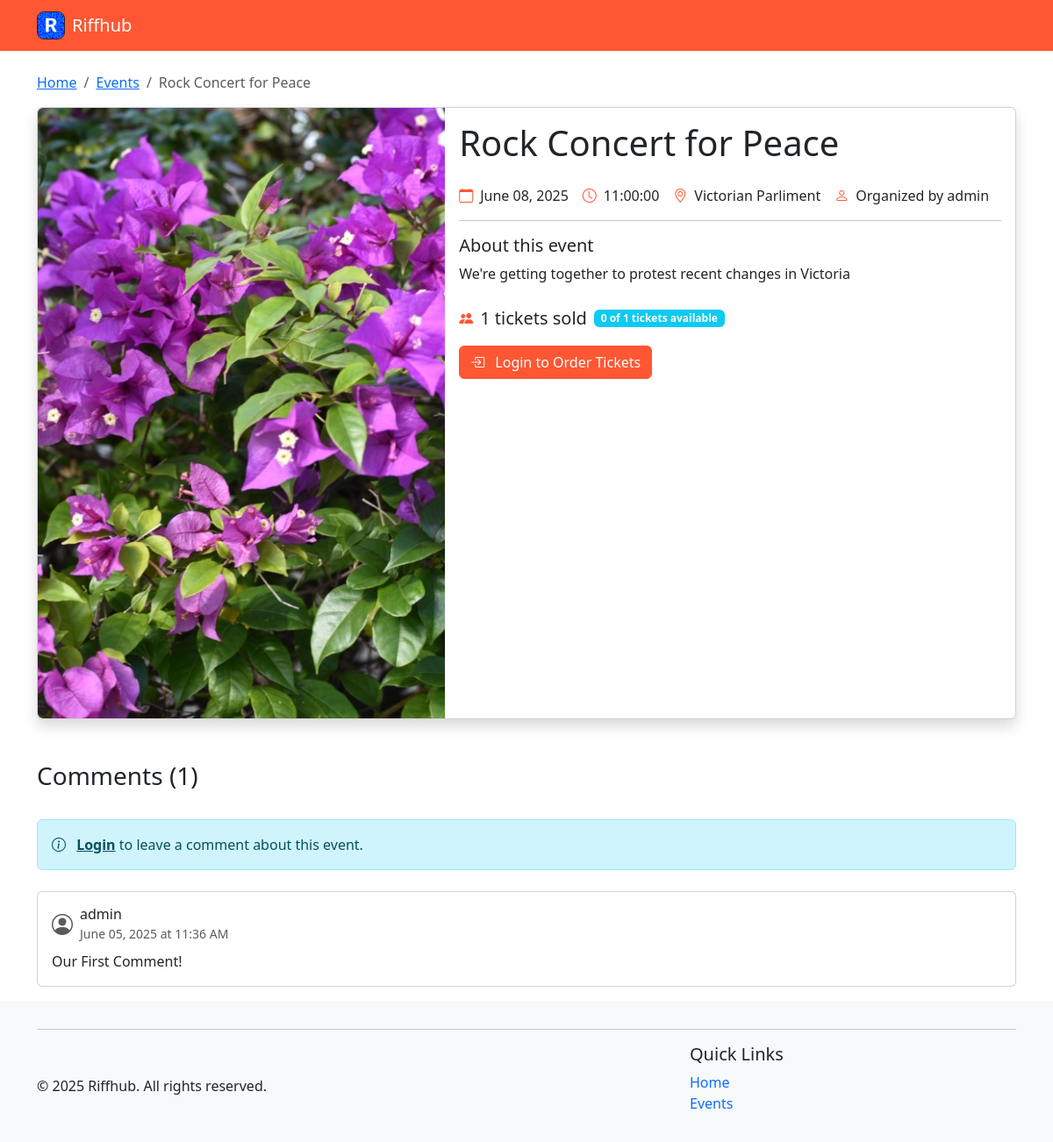
The page /events/3 on the database as committed earlier.
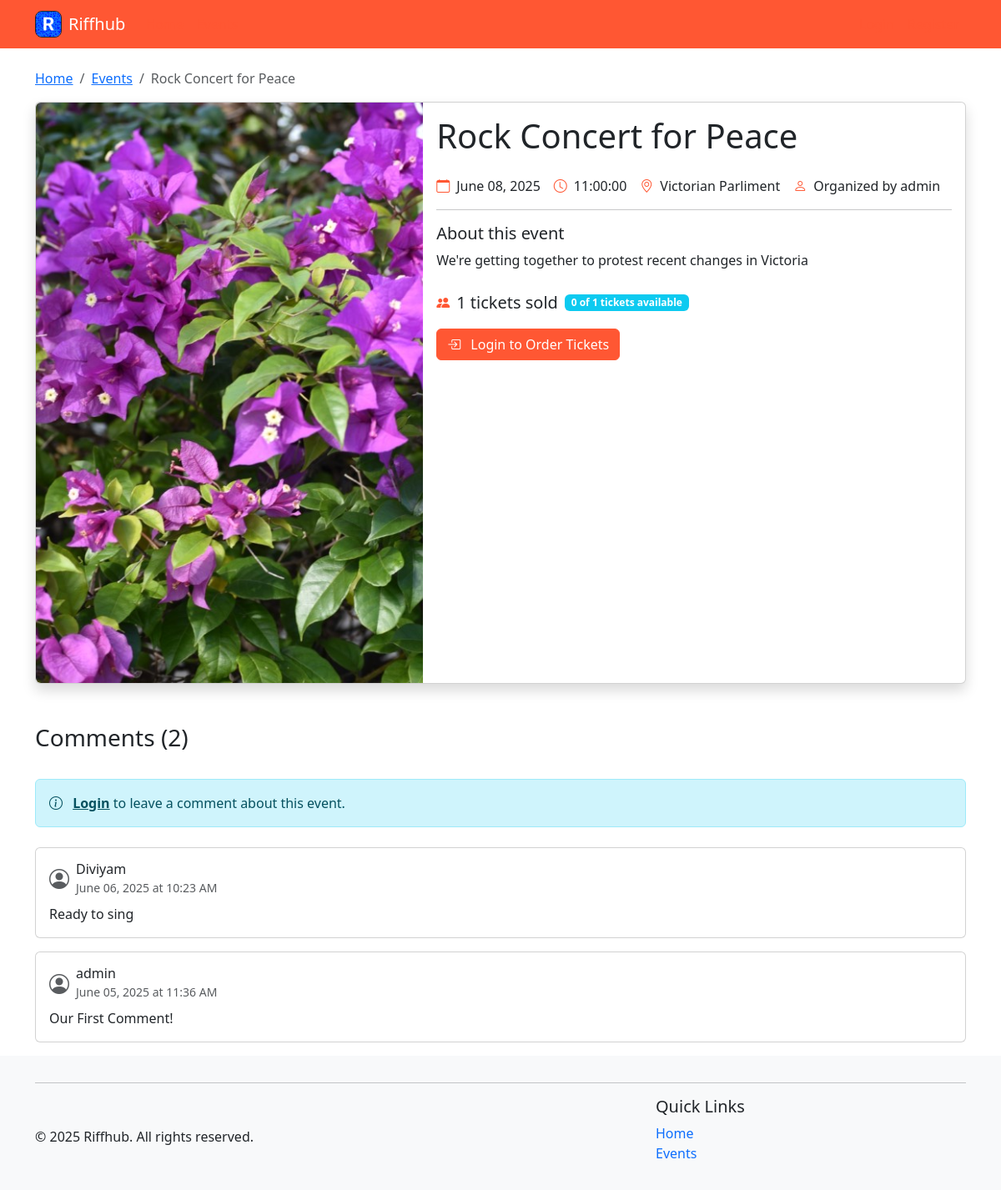
The same page on the database as committed later.
### riffhub/models.py (models this page shows, shortened)
class Event(db.Model):
    __tablename__ = 'events'
    id = db.Column(db.Integer, primary_key=True)
    title = db.Column(db.String(120), nullable=False)
    description = db.Column(db.Text)
    genre_id = db.Column(db.Integer, db.ForeignKey('genres.id'))
    date = db.Column(db.Date, nullable=False)
    time = db.Column(Time, nullable=False)
    location = db.Column(db.String(120))
    image = db.Column(db.String(255))
    capacity = db.Column(db.Integer, default=0)  # 0 means unlimited capacity
    price = db.Column(db.Double, default=0)  # 0 means free entry
    organizer_id = db.Column(db.Integer, db.ForeignKey('users.id'))
    created_at = db.Column(db.DateTime, default=datetime.utcnow)
    tickets = db.relationship('Ticket', backref='event', lazy='dynamic', cascade='all, delete-orphan')
    comments = db.relationship('Comment', backref='event', lazy='dynamic', cascade='all, delete-orphan')
    performances = db.relationship('Performance', backref='event', lazy='dynamic', cascade='all, delete-orphan')
    @property
    def ticket_count(self):
        from riffhub.models import Order  # Import here to avoid circular imports
        return db.session.query(db.func.sum(Ticket.quantity))\
            .join(Order)\
            .filter(Ticket.event_id == self.id)\
            .filter(Order.status == 'completed')\
            .scalar() or 0
    @property
    def available_tickets(self):
        if self.capacity <= 0:  # Unlimited capacity
            return None
        return max(0, self.capacity - self.ticket_count)

class User(db.Model):
    __tablename__ = 'users'
    id = db.Column(db.Integer, primary_key=True)
    username = db.Column(db.String(80), unique=True, nullable=False)
    email = db.Column(db.String(120), unique=True, nullable=False)
    password_hash = db.Column(db.String(128), nullable=False)
    created_at = db.Column(db.DateTime, default=datetime.utcnow)
    events = db.relationship('Event', backref='organizer', lazy='dynamic', cascade='all, delete-orphan')
    orders = db.relationship('Order', backref='user', lazy='dynamic', cascade='all, delete-orphan')
    comments = db.relationship('Comment', backref='user', lazy='dynamic', cascade='all, delete-orphan')
    bands = db.relationship('Band', backref='user', lazy='dynamic', cascade='all, delete-orphan')
    genres = db.relationship('Genre', backref='user', lazy='dynamic', cascade='all, delete-orphan')
    @property
    def password(self):
        raise AttributeError('password is not a readable attribute')

class Comment(db.Model):
    __tablename__ = 'comments'
    id = db.Column(db.Integer, primary_key=True)
    user_id = db.Column(db.Integer, db.ForeignKey('users.id'), nullable=False)
    event_id = db.Column(db.Integer, db.ForeignKey('events.id'), nullable=False)
    body = db.Column(db.Text, nullable=False)
    created_at = db.Column(db.DateTime, default=datetime.utcnow)

### riffhub/blueprints/events/routes.py (the view, shortened to what this page needs)
@bp.route('/<int:event_id>')
def detail(event_id):
    event = Event.query.get_or_404(event_id)
    has_tickets = False
    ticket_count = 0
    comments = Comment.query.filter_by(event_id=event_id).order_by(Comment.created_at.desc()).all()
    comment_form = None
    if 'user_id' in session:
        comment_form = CommentForm()
    current_date = date.today()
    return render_template('detail.html',
                          event=event,
                          has_tickets=has_tickets,
                          ticket_count=ticket_count,
                          comments=comments,
                          comment_form=comment_form,
                          current_date=current_date)

### riffhub/helpers.py (called while the page is built)
def utility_processor():
    def format_date(date_str):
        try:
            if isinstance(date_str, str):
                date_obj = datetime.strptime(date_str, '%Y-%m-%d')
                return date_obj.strftime('%B %d, %Y')
            return date_str.strftime('%B %d, %Y')
        except:
            return date_str
    return dict(format_date=format_date, now=datetime.now())

### riffhub/blueprints/events/templates/detail.html (shortened to what this page needs)
{% extends "base.html" %}
{% block content %}
<nav aria-label="breadcrumb">
    <ol class="breadcrumb">
        <li class="breadcrumb-item"><a href="{{ url_for('main.index') }}">Home</a></li>
        <li class="breadcrumb-item"><a href="{{ url_for('events.list') }}">Events</a></li>
        <li class="breadcrumb-item active" aria-current="page">{{ event.title }}</li>
    </ol>
</nav>
<div class="card shadow mb-4">
    <div class="row g-0">
        {% if event.image %}
        <div class="col-md-5">
            <img src="{{ url_for('static', filename='uploads/' + event.image) }}" class="img-fluid rounded-start"
                alt="{{ event.title }}" style="width: 100%; height: 100%; object-fit: cover;">
        </div>
        {% endif %}
        <div class="col-md-{% if event.image %}7{% else %}12{% endif %}">
            <div class="card-body">
                <div class="d-flex justify-content-between align-items-start">
                    <h1 class="card-title">{{ event.title }}</h1>
                </div>
                <div class="d-flex flex-wrap gap-3 my-3">
                    <div class="d-flex align-items-center">
                        <i class="bi bi-calendar me-2 text-primary"></i>
                        <span>{{ format_date(event.date) }}</span>
                    </div>
                    {% if event.time %}
                    <div class="d-flex align-items-center">
                        <i class="bi bi-clock me-2 text-primary"></i>
                        <span>{{ event.time }}</span>
                    </div>
                    {% endif %}
                    {% if event.location %}
                    <div class="d-flex align-items-center">
                        <i class="bi bi-geo-alt me-2 text-primary"></i>
                        <span>{{ event.location }}</span>
                    </div>
                    {% endif %}
                    <div class="d-flex align-items-center">
                        <i class="bi bi-person me-2 text-primary"></i>
                        <span>Organized by {{ event.organizer.username }}</span>
                    </div>
                </div>
                <hr>
                <h5>About this event</h5>
                <p class="card-text">{{ event.description.replace('\n', '<br>') | safe }}</p>
                <div class="mt-4">
                    <div class="d-flex align-items-center mb-3">
                        <i class="bi bi-people-fill me-2 text-primary"></i>
                        <span class="fs-5">{{ event.ticket_count }} tickets sold</span>
                        {% if event.capacity > 0 %}
                        <span class="badge bg-info ms-2">
                            {{ event.available_tickets }} of {{ event.capacity }} tickets available
                        </span>
                        {% endif %}
                    </div>
                    {% if session.user_id %}
                    {% if has_tickets %}
                    <div class="alert alert-success mb-3">
                        <i class="bi bi-check-circle me-2"></i>
                        You have {{ ticket_count }} ticket(s) for this event
                    </div>
                    <form action="{{ url_for('events.cancel_tickets', event_id=event.id) }}" method="post"
                        onsubmit="return confirm('Are you sure you want to cancel your tickets?');">
                        <input type="hidden" name="csrf_token" value="{{ csrf_token() }}" />
                        <button type="submit" class="btn btn-outline-danger">
                            <i class="bi bi-calendar-x me-2"></i> Cancel My Tickets
                        </button>
                    </form>
                    {% elif not event.is_full %}
                    <a href="{{ url_for('events.order_tickets', event_id=event.id) }}" class="btn btn-primary">
                        <i class="bi bi-ticket-perforated me-2"></i> Order Tickets
                    </a>
                    {% else %}
                    <div class="alert alert-warning">
                        <i class="bi bi-exclamation-triangle me-2"></i>
                        This event is sold out
                    </div>
                    {% endif %}
                    {% else %}
                    <a href="{{ url_for('auth.login') }}" class="btn btn-primary">
                        <i class="bi bi-box-arrow-in-right me-2"></i> Login to Order Tickets
                    </a>
                    {% endif %}
                </div>
            </div>
        </div>
    </div>
</div>
<div class="mt-5">
    <div class="d-flex justify-content-between align-items-center mb-4">
        <h3>Comments ({{ comments|length }})</h3>
    </div>
    {% if session.user_id and comment_form %}
    <div class="card mb-4">
        <div class="card-body">
            <h5 class="card-title">Add a Comment</h5>
            <form method="POST" action="{{ url_for('events.add_comment', event_id=event.id) }}">
                {{ comment_form.hidden_tag() }}
                <div class="mb-3">
                    {{ comment_form.body.label(class="form-label") }}
                    {{ comment_form.body(class="form-control", rows="3", placeholder="Share your thoughts about this event...") }}
                    {% for error in comment_form.body.errors %}
                        <div class="text-danger small">{{ error }}</div>
                    {% endfor %}
                </div>
                <div class="d-flex justify-content-end">
                    {{ comment_form.submit(class="btn btn-primary") }}
                </div>
            </form>
        </div>
    </div>
    {% elif not session.user_id %}
    <div class="alert alert-info mb-4">
        <i class="bi bi-info-circle me-2"></i>
        <a href="{{ url_for('auth.login') }}" class="alert-link">Login</a> to leave a comment about this event.
    </div>
    {% endif %}
    {% if comments %}
    <div class="comments-list">
        {% for comment in comments %}
        <div class="card mb-3">
            <div class="card-body">
                <div class="d-flex justify-content-between align-items-start mb-2">
                    <div class="d-flex align-items-center">
                        <i class="bi bi-person-circle me-2 text-muted fs-4"></i>
                        <div>
                            <h6 class="mb-0">{{ comment.user.username }}</h6>
                            <small class="text-muted">{{ comment.created_at.strftime('%B %d, %Y at %I:%M %p') }}</small>
                        </div>
                    </div>
                </div>
                <p class="card-text mb-0">{{ comment.body }}</p>
            </div>
        </div>
        {% endfor %}
    </div>
    {% else %}
    <div class="text-center py-5">
        <i class="bi bi-chat-dots text-muted" style="font-size: 3rem;"></i>
        <p class="text-muted mt-3">No comments yet. Be the first to share your thoughts!</p>
    </div>
    {% endif %}
</div>
{% endblock %}

### riffhub/templates/base.html (shortened to what this page needs)
<!DOCTYPE html>
<html lang="en">
<head>
  <link href="https://cdn.jsdelivr.net/npm/bootstrap@5.3.0-alpha1/dist/css/bootstrap.min.css" rel="stylesheet" />
  <link rel="stylesheet" href="https://cdn.jsdelivr.net/npm/bootstrap-icons@1.10.3/font/bootstrap-icons.css" />
  <link rel="stylesheet" href="{{ url_for('static', filename='css/styles.css') }}" />
</head>
<body class="flex-wrapper">
  <nav class="navbar navbar-expand-lg navbar-dark bg-primary">
    <div class="container">
      <a class="navbar-brand d-flex align-items-center" href="{{ url_for('main.index') }}">
        <img src="{{ url_for('static', filename='icons/apple-touch-icon.png') }}" alt="Riffhub"
          width="32" height="32" class="me-2 rounded-3 border border border-dark">
        Riffhub
      </a>
      <div class="collapse navbar-collapse" id="navbarNav">
        <ul class="navbar-nav me-auto">
          <li class="nav-item">
            <a class="nav-link" href="{{ url_for('main.index') }}">Home</a>
          </li>
          <li class="nav-item">
            <a class="nav-link" href="{{ url_for('events.list') }}">Events</a>
          </li>
        </ul>
        <ul class="navbar-nav">
          {% if session.user_id %}
          <li class="nav-item dropdown">
            <a class="nav-link dropdown-toggle" href="#" role="button" data-bs-toggle="dropdown">
              <i class="bi bi-person-circle me-1"></i>
              {{ session.username }}
            </a>
            <ul class="dropdown-menu dropdown-menu-end">
              <li>
                <a class="dropdown-item" href="{{ url_for('auth.profile') }}">Profile</a>
              </li>
              <li>
                <hr class="dropdown-divider" />
              </li>
              <li>
                <a class="dropdown-item" href="{{ url_for('auth.logout') }}">Logout</a>
              </li>
            </ul>
          </li>
          {% else %}
          <li class="nav-item">
            <a class="nav-link" href="{{ url_for('auth.login') }}">Login</a>
          </li>
          <li class="nav-item">
            <a class="nav-link" href="{{ url_for('auth.register') }}">Register</a>
          </li>
          {% endif %}
        </ul>
      </div>
    </div>
  </nav>
  <main class="flex-content container mt-4">
     {% block content %}{% endblock %}
  </main>
  <footer class="footer py-3 bg-light">
    <div class="container">
      <hr />
      <div class="d-flex justify-content-between align-items-center">
        <p class="mb-0">
          &copy; {{ now.year }} Riffhub. All rights reserved.
        </p>
        <div class="col-md-4">
          <h5>Quick Links</h5>
          <ul class="list-unstyled">
            <li>
              <a href="{{ url_for('main.index') }}" class="text-decoration-none">Home</a>
            </li>
            <li>
              <a href="{{ url_for('events.list') }}" class="text-decoration-none">Events</a>
            </li>
          </ul>
        </div>
      </div>
    </div>
  </footer>
</body>
</html>

### .utils/ass_2_reference/static/style/styles.css (style rules this page uses)
:root { --brand-primary: #ff5733; --brand-highlight: #ff7300; }
body { text-decoration: none; }
.bg-primary { background-color: var(--brand-primary) !important; }
.text-primary { color: var(--brand-primary) !important; }
.btn-primary { background-color: var(--brand-primary); border-color: var(--brand-primary); }
.nav-link { color: var(--brand-primary); }
.active { color: var(--brand-highlight); font-weight: 500; }

### riffhub/templates/base.html (style rules this page uses)
.flex-wrapper { min-height: 100vh; display: flex; flex-direction: column; }
.flex-content { flex: 1; }

Rows that differ between the two databases and show on the page:
added Comment: user.username "Diviyam", created_at "June 06, 2025 at 10:23 AM", body "Ready to sing"
Other text that changed with them:
{{ comments|length }}: "1" → "2"
